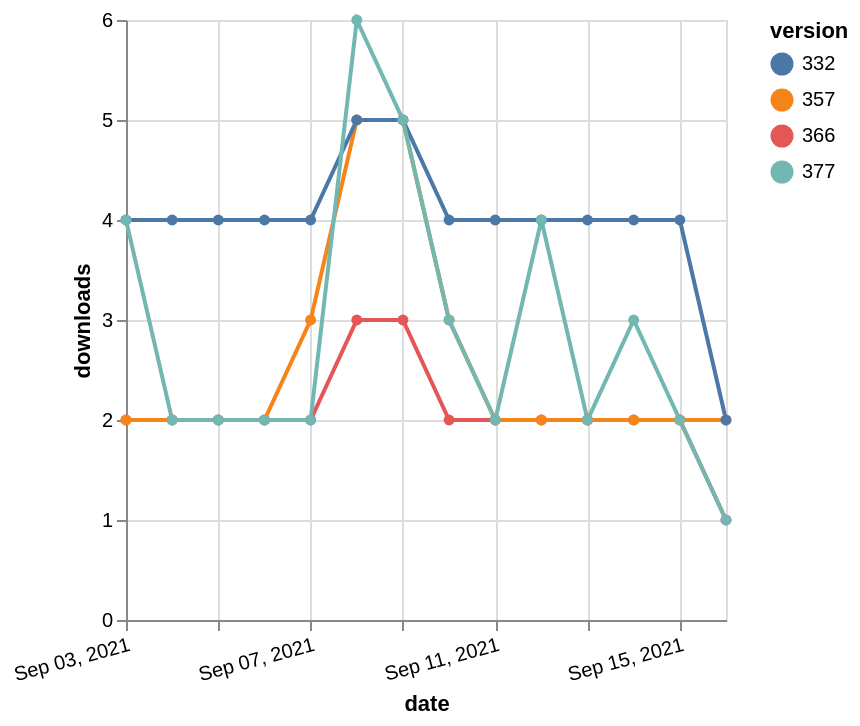

Specify this chart in Vega-Lite:
### Vega-Lite specification from a JSON file in a GitHub repository (floating-point values rounded to 4 significant figures)
{"$schema": "https://vega.github.io/schema/vega-lite/v5.json", "description": "A simple bar chart with embedded data.", "data": {"values": [{"date": "2021-09-03", "total": 2334, "delta": 2, "version": "366"}, {"date": "2021-09-04", "total": 2336, "delta": 2, "version": "366"}, {"date": "2021-09-05", "total": 2338, "delta": 2, "version": "366"}, {"date": "2021-09-06", "total": 2340, "delta": 2, "version": "366"}, {"date": "2021-09-07", "total": 2342, "delta": 2, "version": "366"}, {"date": "2021-09-08", "total": 2345, "delta": 3, "version": "366"}, {"date": "2021-09-09", "total": 2348, "delta": 3, "version": "366"}, {"date": "2021-09-10", "total": 2350, "delta": 2, "version": "366"}, {"date": "2021-09-11", "total": 2352, "delta": 2, "version": "366"}, {"date": "2021-09-12", "total": 2354, "delta": 2, "version": "366"}, {"date": "2021-09-13", "total": 2356, "delta": 2, "version": "366"}, {"date": "2021-09-14", "total": 2358, "delta": 2, "version": "366"}, {"date": "2021-09-15", "total": 2360, "delta": 2, "version": "366"}, {"date": "2021-09-16", "total": 2361, "delta": 1, "version": "366"}, {"date": "2021-09-03", "total": 2926, "delta": 2, "version": "357"}, {"date": "2021-09-04", "total": 2928, "delta": 2, "version": "357"}, {"date": "2021-09-05", "total": 2930, "delta": 2, "version": "357"}, {"date": "2021-09-06", "total": 2932, "delta": 2, "version": "357"}, {"date": "2021-09-07", "total": 2935, "delta": 3, "version": "357"}, {"date": "2021-09-08", "total": 2940, "delta": 5, "version": "357"}, {"date": "2021-09-09", "total": 2945, "delta": 5, "version": "357"}, {"date": "2021-09-10", "total": 2948, "delta": 3, "version": "357"}, {"date": "2021-09-11", "total": 2950, "delta": 2, "version": "357"}, {"date": "2021-09-12", "total": 2952, "delta": 2, "version": "357"}, {"date": "2021-09-13", "total": 2954, "delta": 2, "version": "357"}, {"date": "2021-09-14", "total": 2956, "delta": 2, "version": "357"}, {"date": "2021-09-15", "total": 2958, "delta": 2, "version": "357"}, {"date": "2021-09-16", "total": 2960, "delta": 2, "version": "357"}, {"date": "2021-09-03", "total": 5008, "delta": 4, "version": "332"}, {"date": "2021-09-04", "total": 5012, "delta": 4, "version": "332"}, {"date": "2021-09-05", "total": 5016, "delta": 4, "version": "332"}, {"date": "2021-09-06", "total": 5020, "delta": 4, "version": "332"}, {"date": "2021-09-07", "total": 5024, "delta": 4, "version": "332"}, {"date": "2021-09-08", "total": 5029, "delta": 5, "version": "332"}, {"date": "2021-09-09", "total": 5034, "delta": 5, "version": "332"}, {"date": "2021-09-10", "total": 5038, "delta": 4, "version": "332"}, {"date": "2021-09-11", "total": 5042, "delta": 4, "version": "332"}, {"date": "2021-09-12", "total": 5046, "delta": 4, "version": "332"}, {"date": "2021-09-13", "total": 5050, "delta": 4, "version": "332"}, {"date": "2021-09-14", "total": 5054, "delta": 4, "version": "332"}, {"date": "2021-09-15", "total": 5058, "delta": 4, "version": "332"}, {"date": "2021-09-16", "total": 5060, "delta": 2, "version": "332"}, {"date": "2021-09-03", "total": 2140, "delta": 4, "version": "377"}, {"date": "2021-09-04", "total": 2142, "delta": 2, "version": "377"}, {"date": "2021-09-05", "total": 2144, "delta": 2, "version": "377"}, {"date": "2021-09-06", "total": 2146, "delta": 2, "version": "377"}, {"date": "2021-09-07", "total": 2148, "delta": 2, "version": "377"}, {"date": "2021-09-08", "total": 2154, "delta": 6, "version": "377"}, {"date": "2021-09-09", "total": 2159, "delta": 5, "version": "377"}, {"date": "2021-09-10", "total": 2162, "delta": 3, "version": "377"}, {"date": "2021-09-11", "total": 2164, "delta": 2, "version": "377"}, {"date": "2021-09-12", "total": 2168, "delta": 4, "version": "377"}, {"date": "2021-09-13", "total": 2170, "delta": 2, "version": "377"}, {"date": "2021-09-14", "total": 2173, "delta": 3, "version": "377"}, {"date": "2021-09-15", "total": 2175, "delta": 2, "version": "377"}, {"date": "2021-09-16", "total": 2176, "delta": 1, "version": "377"}]}, "width": "container", "mark": {"type": "line", "point": {"filled": true}}, "encoding": {"x": {"field": "date", "type": "temporal", "timeUnit": "yearmonthdate", "title": "date", "axis": {"labelAngle": -15}}, "y": {"field": "delta", "type": "quantitative", "title": "downloads"}, "color": {"field": "version", "type": "nominal"}, "tooltip": {"field": "delta"}}}
